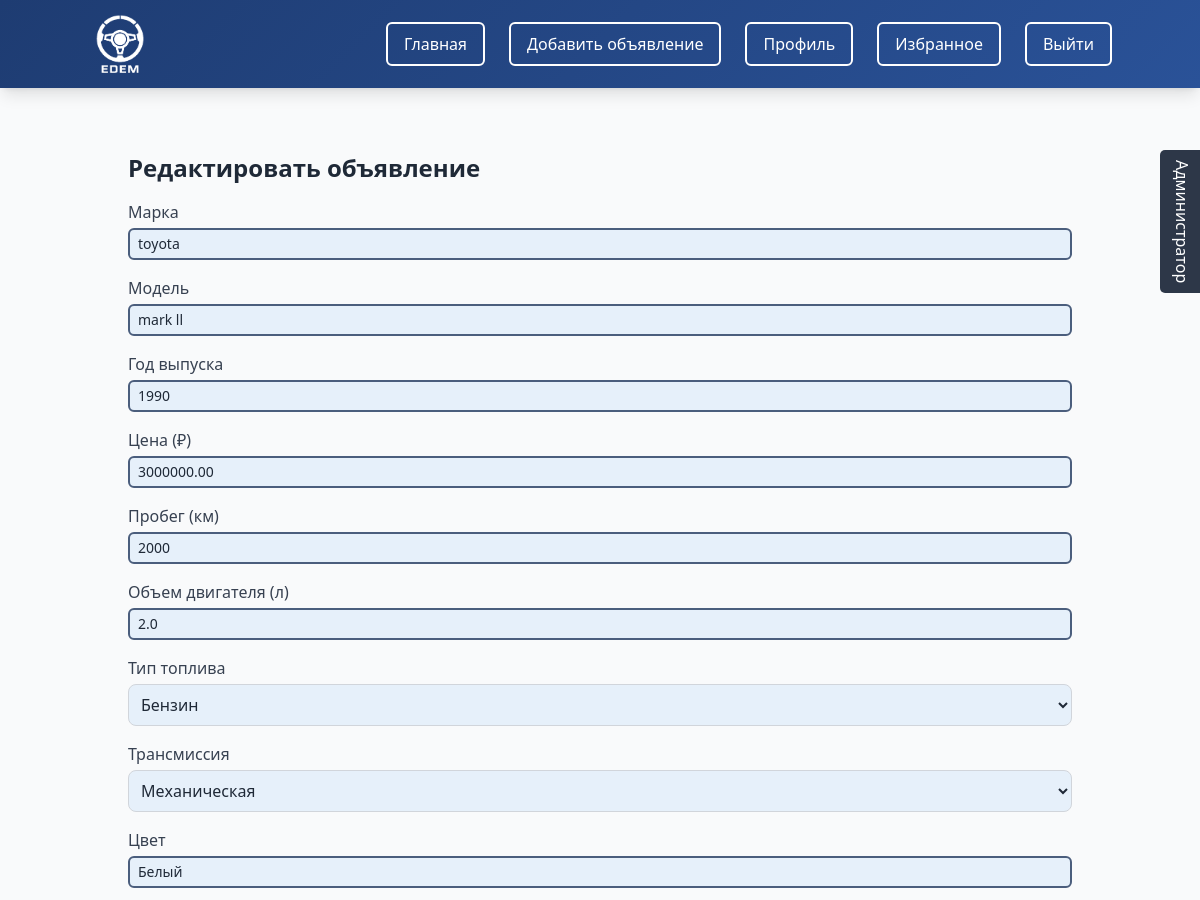
Before: /edit_car/1/ (signed in, upper part) with the older database file.
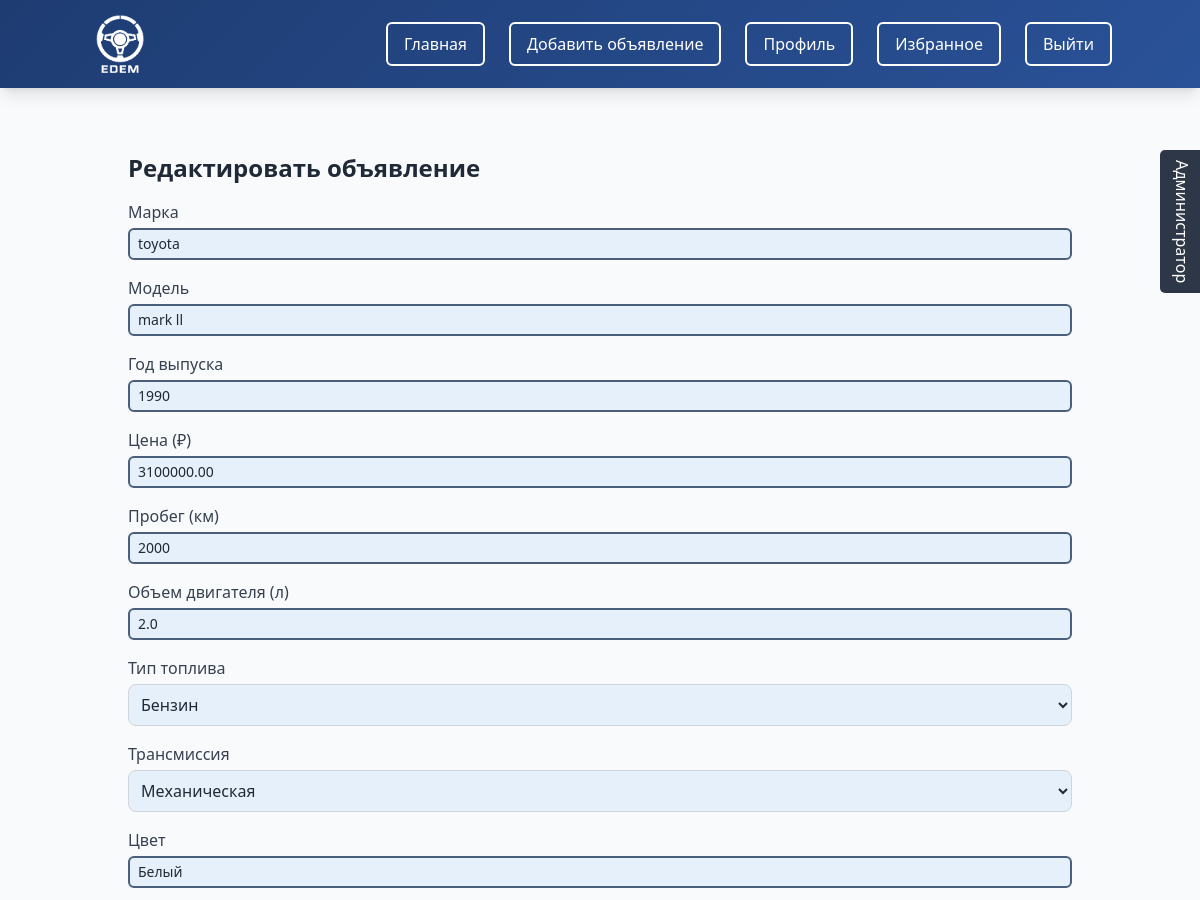
After: the same page with the newer database file.
### cars/models.py (models this page shows, shortened)
class Car(models.Model):
    FUEL_TYPE_CHOICES = [
        ('Бензин', 'Бензин'),
        ('Дизель', 'Дизель'),
        ('Электрическая', 'Электрическая'),
        ('Гибрид', 'Гибрид'),
        ('Газ', 'Газ'),
    ]
    TRANSMISSION_CHOICES = [
        ('Механическая', 'Механическая'),
        ('Автоматическая', 'Автоматическая'),
        ('Робот', 'Робот'),
        ('Вариатор', 'Вариатор'),
    ]
    CONDITION_CHOICES = [
        ('new', 'Новый'),
        ('used', 'Б/у'),
    ]
    user = models.ForeignKey(User, on_delete=models.CASCADE)
    brand = models.CharField(max_length=100)
    model = models.CharField(max_length=100)
    year = models.PositiveIntegerField()
    price = models.DecimalField(max_digits=12, decimal_places=2)
    mileage = models.PositiveIntegerField()
    engine_capacity = models.DecimalField(max_digits=4, decimal_places=1)
    fuel_type = models.CharField(max_length=50, choices=FUEL_TYPE_CHOICES)
    transmission = models.CharField(max_length=50, choices=TRANSMISSION_CHOICES)
    color = models.CharField(max_length=50, blank=True, null=True)
    description = models.TextField()
    created_at = models.DateTimeField(default=timezone.now)
    is_sold = models.BooleanField(default=False)
    condition = models.CharField(max_length=20, choices=CONDITION_CHOICES, default='used')

### cars/views.py (the view)
# urls.py: path('edit_car/<int:car_id>/', views.edit_car, name='edit_car'),
@login_required
def edit_car(request, car_id):
    car = get_object_or_404(Car, id=car_id)
    if car.user != request.user:
        return redirect('car_detail', car_id=car.id)
    if request.method == 'POST':
        form = CarForm(request.POST, request.FILES, instance=car)
        if form.is_valid():
            car = form.save()
            for key in form.cleaned_data:
                if key.startswith('delete_photo_') and form.cleaned_data[key]:
                    photo_id = key.replace('delete_photo_', '')
                    CarPhoto.objects.filter(id=photo_id, car=car).delete()
            existing_photos = CarPhoto.objects.filter(car=car, photo_url__isnull=False)
            existing_urls = set(photo.photo_url for photo in existing_photos)
            photo_urls = form.cleaned_data.get('photo_urls_list', [])
            for url in photo_urls:
                if url and url not in existing_urls:
                    CarPhoto.objects.create(car=car, photo_url=url)
                    existing_urls.add(url)  # Обновляем множество для следующей итерации
            photo_files = form.cleaned_data.get('photo_files_list', [])
            for photo_file in photo_files:
                CarPhoto.objects.create(car=car, photo_file=photo_file)
            return redirect('car_detail', car_id=car.id)
    else:
        initial_data = {}
        existing_photos = CarPhoto.objects.filter(car=car, photo_url__isnull=False)
        for i, photo in enumerate(existing_photos, 1):
            if i <= 10:  # Ограничиваем до 10 полей
                initial_data[f'photo_url_{i}'] = photo.photo_url
        form = CarForm(instance=car, initial=initial_data)
    return render(request, 'edit_car.html', {'form': form, 'car': car})

### cars/models.py (called while the page is built)
    def get_photo(self):
        return self.photo_file.url if self.photo_file else (self.photo_url if self.photo_url else '/media/car_photos/default-car.jpg')

### cars/templatetags/custom_filters.py (called while the page is built)
@register.filter
def startswith(text, prefix):
    return text.startswith(prefix)

@register.filter
def lookup(obj, key):
    return obj[key]

### templates/edit_car.html (shortened to what this page needs)
{% extends 'base.html' %}
{% load custom_filters %}
{% block content %}
<div class="container mx-auto p-6">
    <h1 class="text-2xl font-bold mb-4">Редактировать объявление</h1>
    <form method="post" enctype="multipart/form-data" class="space-y-4">
        {% for field in form %}
        {% if not field.name|startswith:"photo_" and not field.name|startswith:"delete_photo_" %}
        <div class="mb-4">
            <label for="{{ field.id_for_label }}" class="block text-gray-700 font-medium mb-1">{{ field.label }}</label>
            {{ field }}
        </div>
        {% endif %}
        {% endfor %}
    </form>
</div>
{% endblock %}

Changed rows visible on the page:
changed Car "toyota": price "3000000.00" → "3100000.00"
